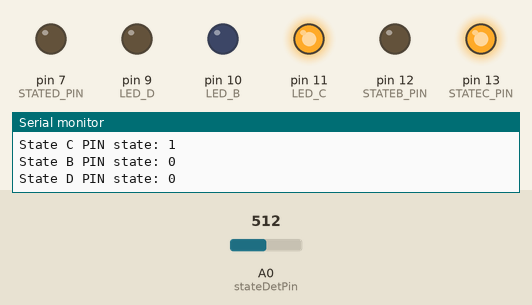
The sketch below on a simulated Arduino Uno, built with avr-gcc and run on an emulated ATmega328P. Parts: output pins drawn as LEDs (lit = HIGH), the last lines printed to the serial monitor. Inputs (shaded band) come from the test bench; at power-on: A0 (stateDetPin) = 512.

Above: at 1.6 s.
1.7 s: A0 (stateDetPin) set to 446
4.7 s: A0 (stateDetPin) set to 419
At 5.6 s:
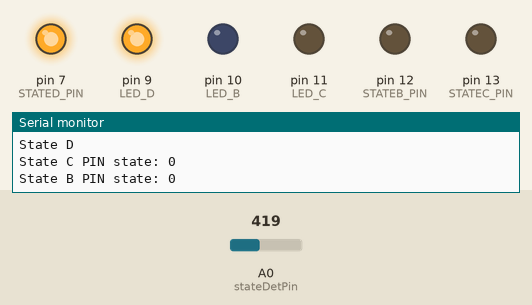
6.3 s: A0 (stateDetPin) set to 685
At 7.5 s:
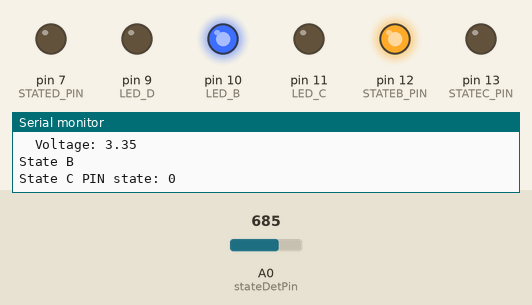
7.8 s: A0 (stateDetPin) set to 665
At 8.3 s:
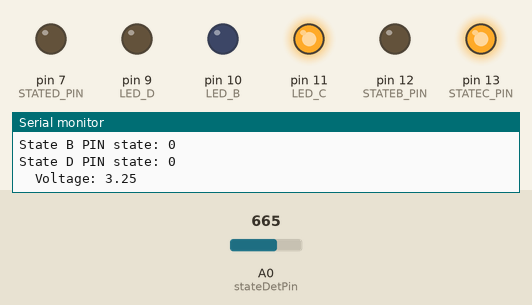
9.4 s: A0 (stateDetPin) set to 716
At 10.2 s:
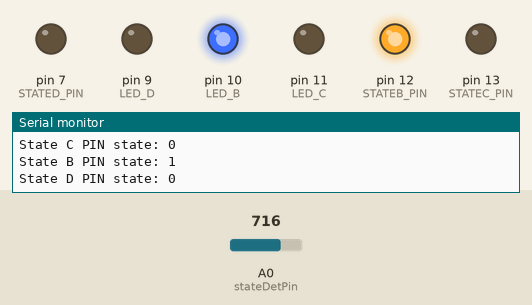
Timing chart, 0 to 11.9 s (numbered marks = the images above; inputs shaded):
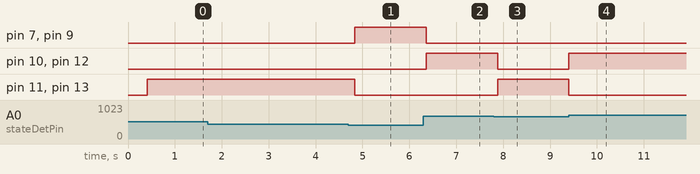

Measured:
- the behaviour switches between 430 and 429 on A0 (stateDetPin) (found by bisection; images 0 and 1)
- the behaviour switches between 675 and 674 on A0 (stateDetPin) (found by bisection; images 2 and 3)
- after the input at 4.7 s, pin 7 (STATED_PIN), pin 9 (LED_D): LOW → HIGH after 0.14 s; pin 11 (LED_C), pin 13 (STATEC_PIN): HIGH → LOW after 0.14 s
- after the input at 6.3 s, pin 7 (STATED_PIN), pin 9 (LED_D): HIGH → LOW after 0.06 s; pin 10 (LED_B), pin 12 (STATEB_PIN): LOW → HIGH after 0.06 s
- after the input at 7.8 s, pin 10 (LED_B), pin 12 (STATEB_PIN): HIGH → LOW after 0.08 s; pin 11 (LED_C), pin 13 (STATEC_PIN): LOW → HIGH after 0.08 s
- after the input at 9.4 s, pin 10 (LED_B), pin 12 (STATEB_PIN): LOW → HIGH at once; pin 11 (LED_C), pin 13 (STATEC_PIN): HIGH → LOW at once

The sketch:

car.ino
```cpp
/*Car simulation for state detection*/

//pins
const int stateDetPin = A0;

const int STATEC_PIN = 13;
const int STATEB_PIN = 12;
const int STATED_PIN = 7;
const int LED_C = 11;
const int LED_B = 10;
const int LED_D = 9;


//values for thesholds
const int STATE_A_MIN = 900;   // ~4.4–5.0 V
const int STATE_B_MIN = 675;   // ~3.3–4.4 V
const int STATE_C_MIN = 430;   // ~2.1–3.3 V
const int STATE_D_MIN = 200;   // ~0.9–2.1 V
const int STATE_F_MIN = 11;   // ~0.05–0.98 V
const int STATE_E_MAX = 50;    // ~0 V


void setup() {

  pinMode(stateDetPin, INPUT);

  pinMode(STATEC_PIN, OUTPUT);
  pinMode(STATEB_PIN, OUTPUT);
  pinMode(STATED_PIN, OUTPUT);
  digitalWrite(STATEC_PIN, LOW);
  digitalWrite(STATEB_PIN, LOW);
  digitalWrite(STATED_PIN, LOW);
  pinMode(LED_C, OUTPUT);
  pinMode(LED_B, OUTPUT);
  pinMode(LED_D, OUTPUT);
    digitalWrite(LED_B, LOW);
    digitalWrite(LED_C, LOW);
    digitalWrite(LED_D, LOW);
  delay(400);

  Serial.begin(9600);
}

void loop(){

  analogRead(stateDetPin);  // discard first reading
delay(10);
  int adcValue = analogRead(stateDetPin);
  float voltage = adcValue * (5.0 / 1023.0);
  Serial.print("  Voltage: ");
  Serial.println(voltage);

  if (adcValue >= STATE_A_MIN) {
    digitalWrite(STATEC_PIN, LOW);
    digitalWrite(STATEB_PIN, LOW);
    digitalWrite(STATED_PIN, LOW);
    digitalWrite(LED_B, LOW);
    digitalWrite(LED_C, LOW);
    digitalWrite(LED_D, LOW);
    Serial.println("State A");
}
  else if(adcValue >= STATE_B_MIN) {
    digitalWrite(STATEC_PIN, LOW);
    digitalWrite(STATEB_PIN, HIGH);
    digitalWrite(STATED_PIN, LOW);
    digitalWrite(LED_B, HIGH);
    digitalWrite(LED_C, LOW);
    digitalWrite(LED_D, LOW);
    Serial.println("State B");


  } else if (adcValue >= STATE_C_MIN) {
    digitalWrite(STATEC_PIN, HIGH);
    digitalWrite(STATEB_PIN, LOW);
    digitalWrite(STATED_PIN, LOW);
    digitalWrite(LED_B, LOW);
    digitalWrite(LED_C, HIGH);
    digitalWrite(LED_D, LOW);
    Serial.println("State C");


  }
  else if (adcValue >= STATE_D_MIN) {
    digitalWrite(STATEC_PIN, LOW);
    digitalWrite(STATEB_PIN, LOW);
    digitalWrite(STATED_PIN, HIGH);
    digitalWrite(LED_B, LOW);
    digitalWrite(LED_C, LOW);
    digitalWrite(LED_D, HIGH);
    Serial.println("State D");
  }

    else if (adcValue >= STATE_F_MIN) {
    digitalWrite(STATEC_PIN, LOW);
    digitalWrite(STATEB_PIN, LOW);
    digitalWrite(STATED_PIN, LOW);
    digitalWrite(LED_B, LOW);
    digitalWrite(LED_C, LOW);
    digitalWrite(LED_D, LOW);
    Serial.println("State F");
  }

  else if (adcValue <= STATE_E_MAX) {
    digitalWrite(STATEC_PIN, LOW);
    digitalWrite(STATEB_PIN, LOW);
    digitalWrite(STATED_PIN, LOW);
    digitalWrite(LED_B, LOW);
    digitalWrite(LED_C, LOW);
    digitalWrite(LED_D, LOW);
    Serial.println("State E");

  }

  Serial.print("State C PIN state: ");
  Serial.println(digitalRead(STATEC_PIN)); //print stateC pin state

  Serial.print("State B PIN state: ");
  Serial.println(digitalRead(STATEB_PIN)); //print stateB pin state

  Serial.print("State D PIN state: ");
  Serial.println(digitalRead(STATED_PIN)); //print stateD pin staten state

  delay(100);
}
```
